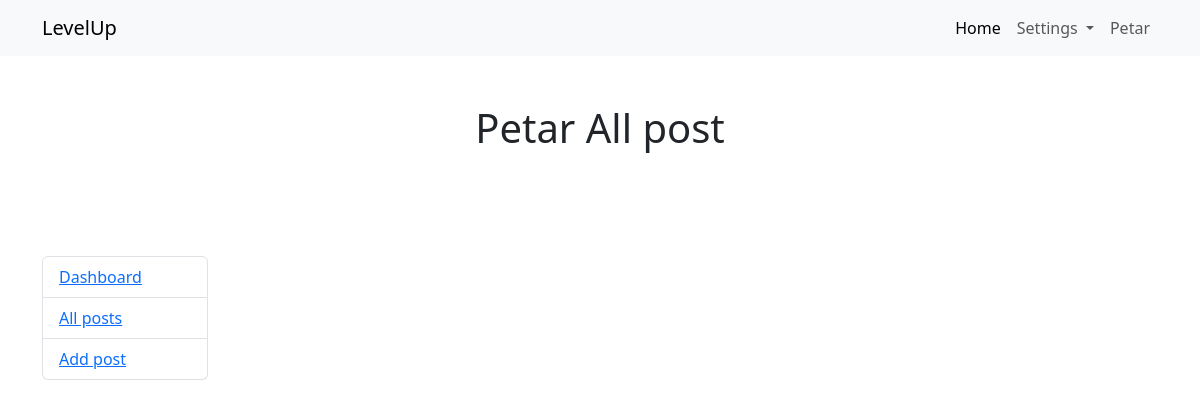
The app's page /user/all_post.php (signed in), older data.
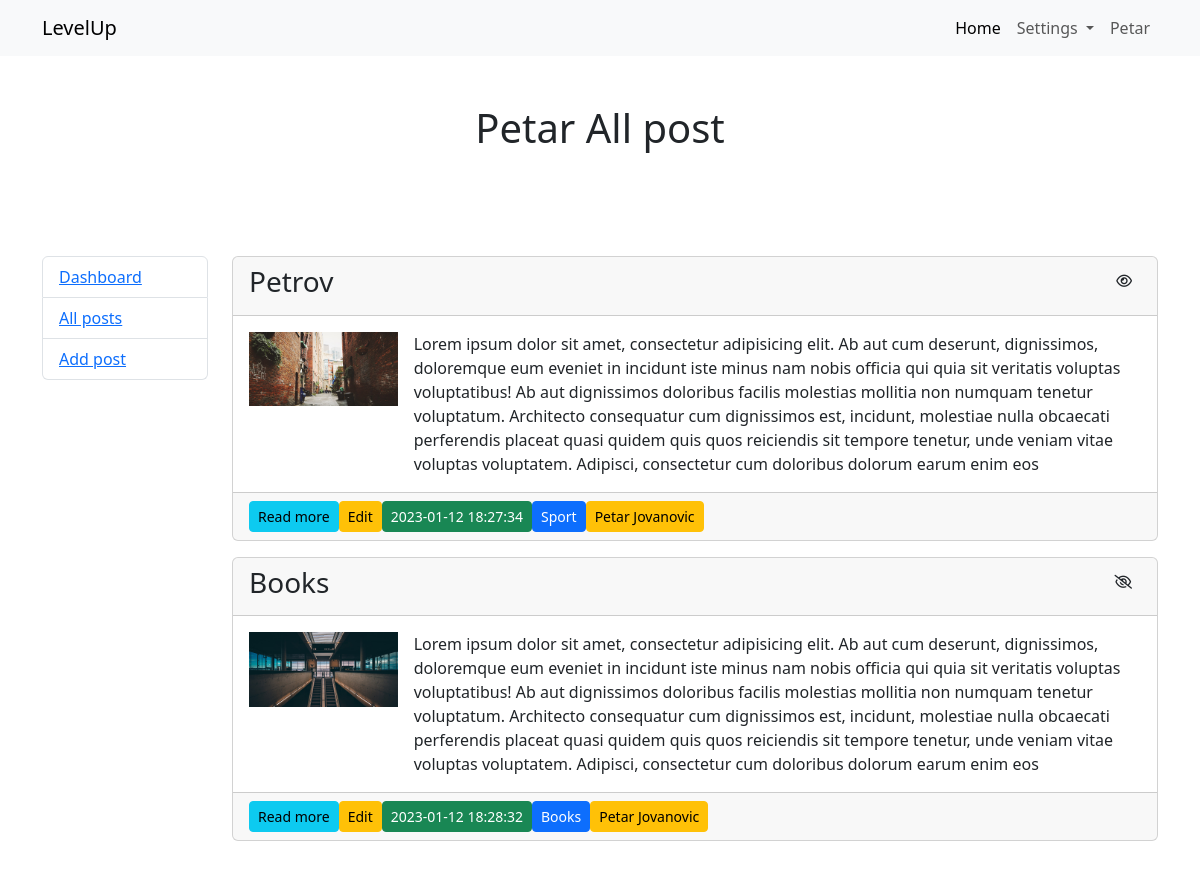
The same page, newer data.
### tables this page shows
CREATE TABLE `posts` (
  `id` int(11) NOT NULL,
  `title` varchar(255) NOT NULL,
  `text` text NOT NULL,
  `image` varchar(50) NOT NULL,
  `category_id` int(11) NOT NULL,
  `user_id` int(11) NOT NULL,
  `created_at` timestamp NOT NULL DEFAULT current_timestamp(),
  `update_at` timestamp NULL DEFAULT NULL,
  `public` int(11) NOT NULL DEFAULT 1
);

CREATE TABLE `category` (
  `id` int(11) NOT NULL,
  `category` varchar(50) NOT NULL
);

CREATE TABLE `users` (
  `id` int(11) NOT NULL,
  `first_name` varchar(50) NOT NULL,
  `last_name` varchar(50) NOT NULL,
  `email` varchar(60) NOT NULL,
  `password` varchar(60) NOT NULL,
  `gender` varchar(10) NOT NULL,
  `role` varchar(10) NOT NULL,
  `created_at` timestamp NOT NULL DEFAULT current_timestamp(),
  `update_at` timestamp NULL DEFAULT NULL
);

### user/all_post.php (called while the page is built, shortened)
<?php
require "../core/init.php";
$user = $Users->getUser($_SESSION["id"]);
$all_post = $Post->getAllUserPost($user->id);
require "views/all_post.view.php";

### core/Users.php (called while the page is built, shortened)
<?php
class Users extends Connection
{
    public function getUser($id)
    {
        $sql = "SELECT * FROM users WHERE id = :id";
        $query = $this->db->prepare($sql);
        $query->execute(["id" => $id]);
        return $query->fetch(PDO::FETCH_OBJ);
    }
}
$Users = new Users(config);

### core/Connection.php (called while the page is built, shortened)
<?php
class Connection
{
    public function __construct($config)
    {
        try {
            $this->db = new PDO("mysql:host=" . $config["host"] . ";dbname=" . $config["database"], $config["user"], $config["password"]);
        } catch (PDOException $err) {
            die($err->getMessage());
        }
    }
}

### core/Post.php (called while the page is built, shortened)
<?php
class Post extends Connection
{
    public function getAllUserPost($user_id)
    {
        $sql = "SELECT p.*, u.first_name, u.last_name, c.category
                FROM posts p
                JOIN users u ON u.id = p.user_id
                JOIN category c ON c.id = p.category_id
                WHERE p.user_id = :user_id";
        $query = $this->db->prepare($sql);
        $query->execute(["user_id" => $user_id]);
        return $query->fetchAll(PDO::FETCH_OBJ);
    }
}
$Post = new Post(config);

### user/views/all_post.view.php (the view, shortened to what this page needs)
<?php require "includes/top.php" ?>
<?php require "includes/navbar.php" ?>
    <div class="container">
        <h1 class="text-center py-5"><?php echo $user->first_name ?> All post</h1>
        <div class="row py-5">
            <div class="col-md-2">
                <?php require "includes/sidebar.php" ?>
            </div>
            <div class="col-md-10">
                <?php foreach ($all_post as $post): ?>
                    <div class="card mb-3">
                        <div class="card-header d-flex justify-content-between">
                            <h3><?php echo $post->title ?></h3>
                            <form action="user/all_post.php" method="post">
                                <button class="btn btn-sm">
                                    <?php echo $post->public ? '<i class="fa-regular fa-eye"></i>' : '<i class="fa-regular fa-eye-slash"></i>' ?>
                                </button>
                            </form>
                        </div>
                        <div class="card-body">
                            <div class="d-flex">
                                <div class="col-2 me-3">
                                    <img class="img-fluid" src="<?php echo UPLOAD_DIR . $post->image ?>"
                                         alt="">
                                </div>
                                <div class="col"><?php echo $post->text ?></div>
                            </div>
                        </div>
                        <div class="card-footer d-flex align-items-center">
                            <a href="user/single_post.php" class="btn btn-sm btn-info">Read more</a>
                            <a href="user/edit_post.php?id=<?php echo $post->id ?>"
                               class="btn btn-sm btn-warning">Edit</a>
                            <p class="btn btn-sm btn-success m-0"><?php echo $post->created_at ?></p>
                            <p class="btn btn-sm btn-primary m-0"><?php echo $post->category ?></p>
                            <p class="btn btn-sm btn-warning m-0"><?php echo $post->first_name . " " . $post->last_name ?></p>
                        </div>
                    </div>
                <?php endforeach; ?>
            </div>
        </div>
    </div>
<?php require "includes/bottom.php" ?>

Row changes from the older to the newer data that the page shows:
added posts: title "Petrov", public 1 (drawn), image (picture), text "Lorem ipsum dolor sit amet, consectetur adipisicing elit. Ab aut cum deserunt, dignissimos, doloremque eum eveniet in incidunt iste minus nam nobis officia qui quia sit veritatis voluptas voluptatibus! Ab aut dignissimos doloribus facilis molestias mollitia non numquam tenetur voluptatum. Architecto consequatur cum dignissimos est, incidunt, molestiae nulla obcaecati perferendis placeat quasi quidem quis quos reiciendis sit tempore tenetur, unde veniam vitae voluptas voluptatem. Adipisci, consectetur cum doloribus dolorum earum enim eos", created_at "2023-01-12 18:27:34", category.category "Sport", user.first_name "Petar", user.last_name "Jovanovic"
added posts: title "Books", public 0 (drawn), image (picture), text "Lorem ipsum dolor sit amet, consectetur adipisicing elit. Ab aut cum deserunt, dignissimos, doloremque eum eveniet in incidunt iste minus nam nobis officia qui quia sit veritatis voluptas voluptatibus! Ab aut dignissimos doloribus facilis molestias mollitia non numquam tenetur voluptatum. Architecto consequatur cum dignissimos est, incidunt, molestiae nulla obcaecati perferendis placeat quasi quidem quis quos reiciendis sit tempore tenetur, unde veniam vitae voluptas voluptatem. Adipisci, consectetur cum doloribus dolorum earum enim eos", created_at "2023-01-12 18:28:32", category.category "Books", user.first_name "Petar", user.last_name "Jovanovic"
